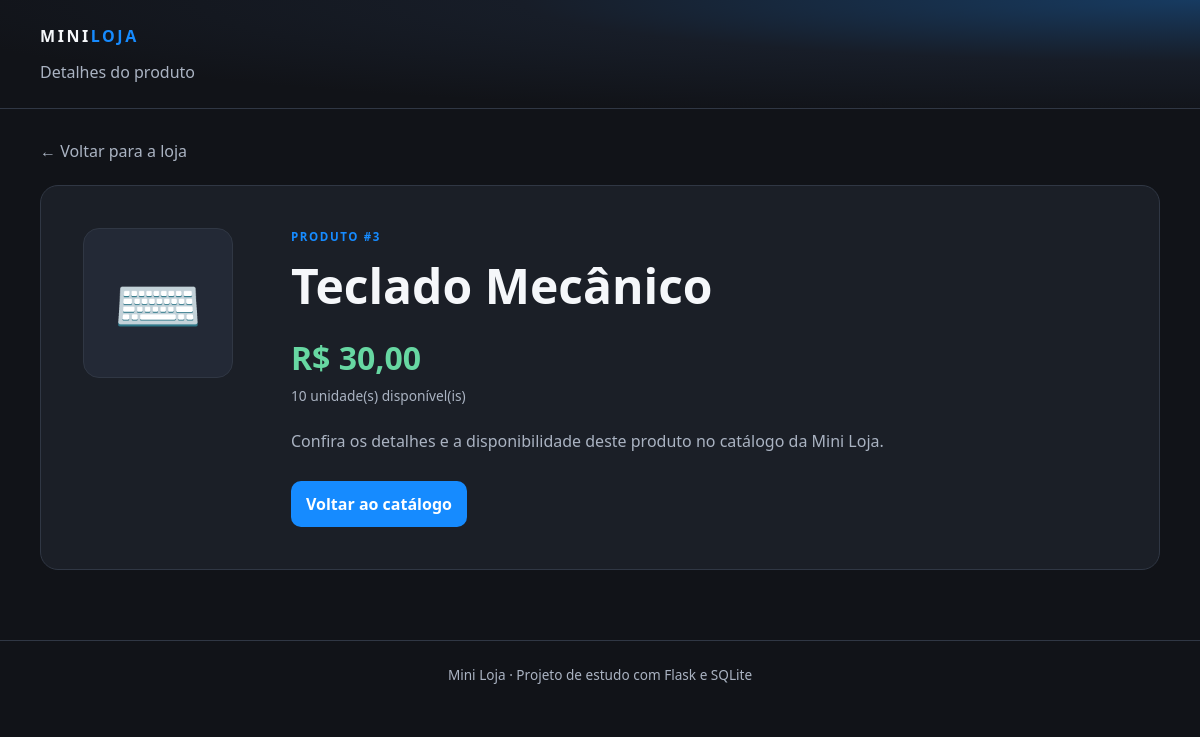
Page /comprar/3 on the committed database.
### tables this page shows
CREATE TABLE produtos (
                id INTEGER PRIMARY KEY AUTOINCREMENT,
                nome TEXT NOT NULL,
                preco REAL NOT NULL CHECK (preco >= 0),
                estoque INTEGER NOT NULL DEFAULT 0
                    CHECK (estoque >= 0)
            );

### app.py (the view)
@app.route("/comprar/<int:produto_id>")
def comprar(produto_id):
    produto = banco.buscar_produto(produto_id)
    if produto is None:
        abort(404)
    return render_template(
        "compra.html",
        produto=produto
    )

### banco.py (called while the page is built)
def conectar():
    conexao = sqlite3.connect(CAMINHO_BANCO)
    conexao.row_factory = sqlite3.Row
    return conexao

def buscar_produto(produto_id):
    with conectar() as conexao:
        produto = conexao.execute("""
            SELECT id, nome, preco, estoque
            FROM produtos
            WHERE id = ?
        """, (produto_id,)).fetchone()
        return dict(produto) if produto else None

### templates/compra.html (shortened to what this page needs)
<!DOCTYPE html>
<html lang="pt-BR">
<head>
    <link rel="stylesheet" href="{{ url_for('static', filename='style.css') }}">
</head>
<body>
    <header class="cabecalho cabecalho-menor">
        <div class="largura">
            <a class="marca" href="{{ url_for('inicio') }}">
                MINI<span>LOJA</span>
            </a>
            <p class="subtitulo">Detalhes do produto</p>
        </div>
    </header>
    <main class="largura pagina-produto">
        <a class="voltar" href="{{ url_for('inicio') }}">
            ← Voltar para a loja
        </a>
        <article class="detalhe-produto">
            <div class="icone-produto icone-grande" aria-hidden="true">
                {% if "notebook" in produto.nome|lower %}
                💻
                {% elif "mouse" in produto.nome|lower %}
                🖱️
                {% elif "teclado" in produto.nome|lower %}
                ⌨️
                {% else %}
                📦
                {% endif %}
            </div>
            <div>
                <p class="sobretitulo">PRODUTO #{{ produto.id }}</p>
                <h1>{{ produto.nome }}</h1>
                <p class="preco preco-grande">
                    R$ {{ "%.2f"|format(produto.preco)|replace(".", ",") }}
                </p>
                <p class="estoque">
                    {% if produto.estoque > 0 %}
                    {{ produto.estoque }} unidade(s) disponível(is)
                    {% else %}
                    Produto esgotado
                    {% endif %}
                </p>
                <p class="descricao-produto">
                    Confira os detalhes e a disponibilidade deste produto
                    no catálogo da Mini Loja.
                </p>
                <a class="botao botao-principal link-botao" href="{{ url_for('inicio') }}">
                    Voltar ao catálogo
                </a>
            </div>
        </article>
    </main>
    <footer class="rodape">
        <p>Mini Loja · Projeto de estudo com Flask e SQLite</p>
    </footer>
</body>
</html>

### static/style.css (style rules this page uses)
:root { color-scheme: dark; --fundo: #111318; --cartao: #1b1f27; --cartao-claro: #232936; --azul: #168bff; --azul-hover: #0878e8; --texto: #f5f7fa; --texto-suave: #aab3c2; --borda: #303744; --verde: #67d7a2; --perigo: #ff7272; font-family: "Segoe UI", Arial, sans-serif; }
* { box-sizing: border-box; }
body { margin: 0; background: var(--fundo); color: var(--texto); line-height: 1.5; }
button, a { font: inherit; }
a { color: inherit; }
.largura { width: min(1120px, calc(100% - 36px)); margin-inline: auto; }
.cabecalho { padding: 38px 0 44px; background: radial-gradient(ellipse at top right, #173b61 0%, #171d28 40%, #111318 78%); border-bottom: 1px solid var(--borda); }
.marca { display: inline-block; margin: 0 0 24px; color: var(--texto); font-size: 1rem; font-weight: 900; letter-spacing: .16em; text-decoration: none; }
.marca span { color: var(--azul); }
.subtitulo { margin: 12px 0 0; color: var(--texto-suave); }
.sobretitulo { margin: 0 0 5px; color: var(--azul); font-size: .72rem; font-weight: 800; letter-spacing: .14em; }
.icone-produto { display: grid; place-items: center; width: 64px; height: 64px; margin-bottom: 18px; background: var(--cartao-claro); border: 1px solid var(--borda); border-radius: 16px; font-size: 2rem; }
.preco { margin: 12px 0 4px; color: var(--verde); font-size: 1.45rem; font-weight: 800; }
.estoque { margin: 0 0 18px; color: var(--texto-suave); font-size: .86rem; }
.botao { display: inline-flex; justify-content: center; align-items: center; min-height: 43px; padding: 10px 14px; border: 1px solid transparent; border-radius: 10px; text-align: center; text-decoration: none; font-weight: 750; cursor: pointer; transition: background .15s ease, transform .15s ease; }
.botao-principal { color: white; background: var(--azul); }
.rodape { padding: 24px 18px; border-top: 1px solid var(--borda); color: var(--texto-suave); text-align: center; font-size: .85rem; }
.rodape p { margin: 0; }
.cabecalho-menor { padding-block: 24px; }
.cabecalho-menor .marca { margin-bottom: 0; }
.pagina-produto { padding-block: 30px 70px; }
.voltar { display: inline-block; margin-bottom: 22px; color: var(--texto-suave); text-decoration: none; }
.detalhe-produto { display: grid; grid-template-columns: 180px minmax(0, 1fr); gap: 28px; padding: clamp(22px, 5vw, 42px); background: var(--cartao); border: 1px solid var(--borda); border-radius: 18px; }
.icone-grande { width: 150px; height: 150px; font-size: 4.5rem; }
.detalhe-produto h1 { margin: 0; font-size: clamp(2rem, 5vw, 3rem); }
.preco-grande { font-size: 2rem; }
.descricao-produto { max-width: 620px; margin: 22px 0; color: var(--texto-suave); }
.link-botao { margin-top: 6px; }

### rows in the picture
produtos: id "3", nome "Teclado Mecânico", preco "30,00", estoque "10"
